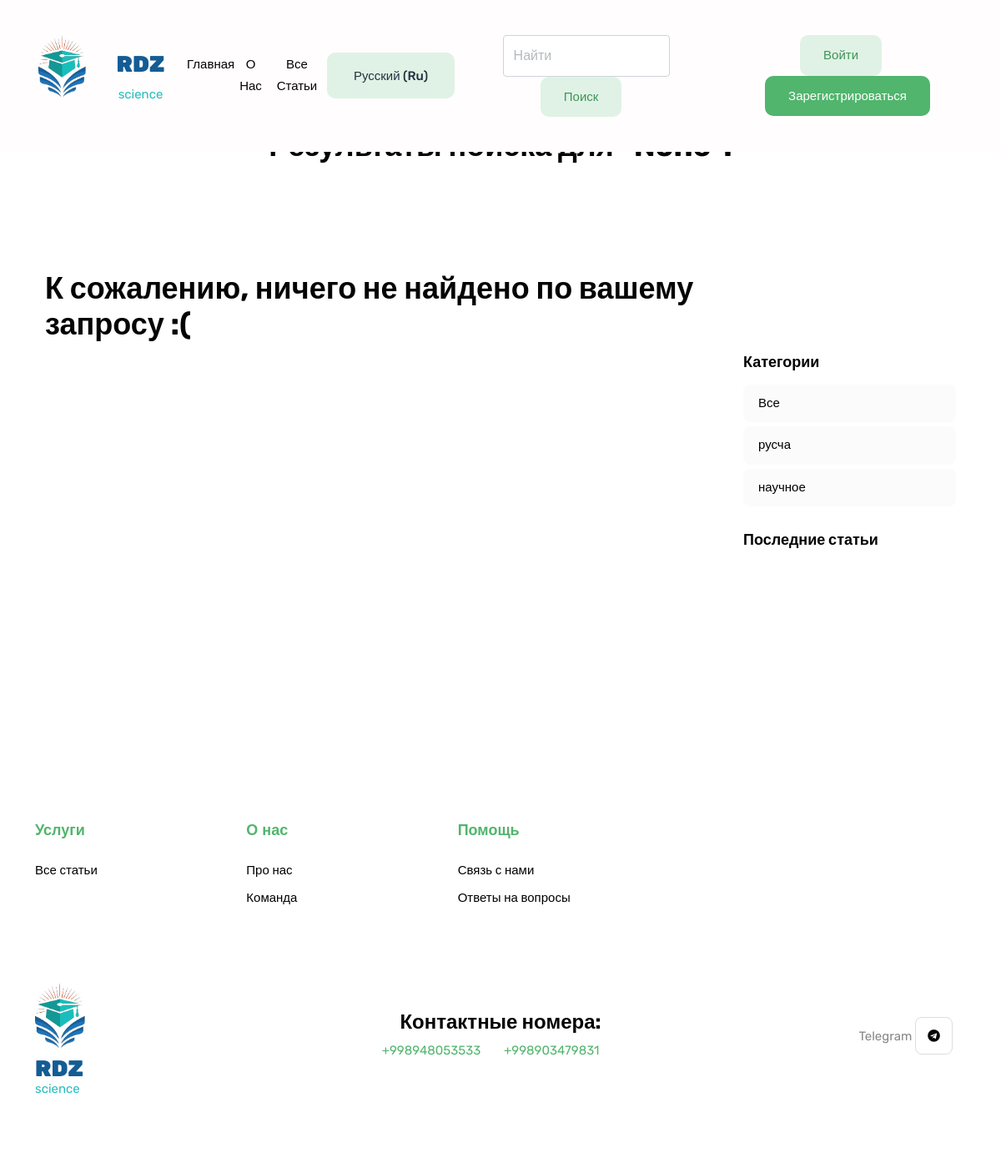
The page /search_result/ on the database as committed earlier.
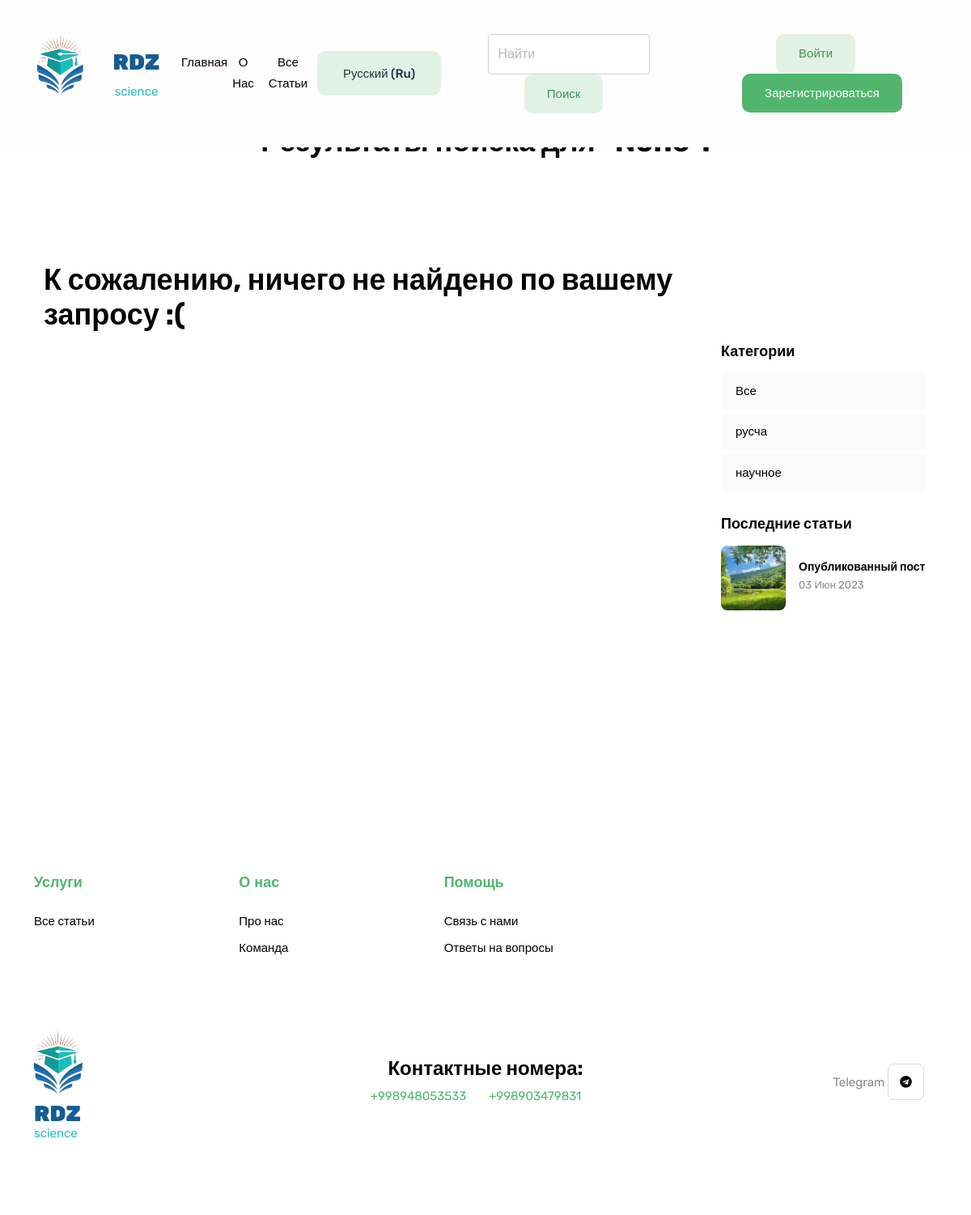
The same page on the database as committed later.
### app/models.py (models this page shows, shortened)
class Category(models.Model):
    name = models.CharField(max_length=50)
    slug = models.SlugField(unique=True, null=True)
    class Meta:
        verbose_name = 'Категория'
        verbose_name_plural = 'Категории'

class Blog(models.Model):
    created_at = models.DateTimeField(auto_now_add=True)
    title = models.CharField(max_length=500, verbose_name='Название')
    description = RichTextField('Описание')
    user = models.ForeignKey(User, on_delete=models.CASCADE, related_name='blogs', verbose_name='Пользователь', null=True)
    category = models.ForeignKey('Category', on_delete=models.CASCADE, related_name='blogs', verbose_name='Категория', null=True)
    file = models.FileField(upload_to='files/', blank=True, verbose_name='Файл для скачивания(pdf)')
    views_count = models.PositiveIntegerField(default=0)
    approved = models.BooleanField(default=False, verbose_name='Подтверждено')
    class Meta:
        verbose_name = 'Статья'
        verbose_name_plural = 'Статьи'

class MultipleImage(models.Model):
    blog = models.ForeignKey(Blog, on_delete=models.CASCADE, related_name='images', verbose_name='Блог')
    image = models.ImageField(upload_to='blog_photos/', verbose_name='Изображение')
    delete_image = models.BooleanField(default=False)
    class Meta:
        verbose_name = 'Изображение'
        verbose_name_plural = 'Изображения'

### app/views.py (the view)
# urls.py: path('search_result/', search_result, name='search_result'),
def search_result(request):
    query = request.GET.get('search')
    if query:
        current_language = mt_settings.DEFAULT_LANGUAGE
        blogs = Blog.objects.filter(approved=True).filter(
            Q(**{'title_%s__icontains' % current_language: query}) |
            Q(**{'description_%s__icontains' % current_language: query})
        ).order_by('-created_at')
        p = Paginator(blogs, 6, orphans=0, allow_empty_first_page=True)
        page = request.GET.get('page')
        pages = p.get_page(page)
        nums = pages.paginator.get_elided_page_range(number=pages.number, on_each_side=2, on_ends=1)
    else:
        blogs = Blog.objects.filter(approved=True)
        pages = None
        nums = None
    categories = Category.objects.all()
    latest_blogs = Blog.objects.filter(approved=True).order_by('-created_at')[:3]
    context = {
        'blogs': blogs,
        'query': query,
        'categories': categories,
        'pages': pages,
        'nums': nums,
        'latest_blogs': latest_blogs
    }
    return render(request, 'search_result.html', context)

### app/context_processors.py (called while the page is built)
def languages(request):
    return {
        'LANGUAGES': settings.LANGUAGES,
        'LANGUAGE_CODE': request.LANGUAGE_CODE,
    }

### app/templates/search_result.html (shortened to what this page needs)
{% extends 'base.html' %}
{% load static %}
{% load i18n %}
{% load bleach_tags %}
{% block content %}
<br><br><br>
<div class="container">
    <div class="text-center">
      {% if query != '' %}
          <h2 class="">{% trans 'Результаты поиска для'%} "{{ query }}":</h2>
        {% endif %}
    </div>
  <section class="section">
    <div class="container">
      <div class="row">
        <div class="col-lg-9">
          <div class="me-lg-4">
            <div class="row gy-5">
              {% if pages %}
                {% for blog in pages %}
                <div class="col-md-6" data-aos="fade">
                  <article class="blog-post">
                    <div class="post-slider slider-sm rounded">
                      {% if blog.images.exists %}
                      {% for image in blog.images.all %}
                      <a href="{% url 'blog_detail' pk=blog.pk %}">
                        <img loading="lazy" decoding="async" class="blog-image"
                          src="{{ image.image.url }}" alt="image">
                      </a>
                      {% endfor %}
                      {% else %}
                      <a href="{% url 'blog_detail' pk=blog.pk %}">
                        <img loading="lazy" decoding="async" class="blog-image"
                          src="https://image.winudf.com/v2/image/bWUud2FsbHBhcGEubmF0dXJlX3NjcmVlbl8zXzE1MzIzNzgxNjFfMDIw/screen-3.jpg?fakeurl=1&type=.jpg" alt="image">
                      </a>
                      {% endif %}
                    </div>
                    <div class="pt-4">
                      <p class="mb-3">{{ blog.created_at | date:'d M Y' }}</p>
                      <h2 class="h4"><a class="text-black" style="word-break: break-all;"
                          href="{% url 'blog_detail' pk=blog.pk %}">{{blog.title |truncatechars:50 }}</a>
                      </h2>
                      <p style="white-space: pre-wrap; word-break: break-all;">{{ blog.description | bleach_clean:50 | safe }}</p>
                      <a href="{% url 'blog_detail' pk=blog.pk %}" class="btn btn-outline-primary fw-bold" aria-label="Read the full article by clicking here">{% trans 'Подробнее' %}</a>
                    </div>
                  </article>
                </div>
                {% endfor %}
              {% else %}
              <h2>{% trans 'К сожалению, ничего не найдено по вашему запросу' %} :(</h2>
              <br><br><br><br>
              {% endif %}
            </div>
          </div>
        </div>
        <div class="col-lg-3">
          <div class="widget widget-categories" style="margin-top:100px;">
            <h5 class="widget-title"><span>{% trans 'Категории' %}</span></h5>
            <ul class="list-unstyled widget-list">
              <li {% if not current_category_slug %}class="active" {% endif %}>
                <a href="{% url 'blogs' %}">{% trans 'Все' %}</a>
              </li>
              {% for cat in categories %}
              <li {% if current_category_slug == cat.slug %}class="active" {% endif %}>
                <a href="{% url 'blogs_by_category' cat.slug %}">{{cat.name}}</a>
              </li>
              {% endfor %}
            </ul>
          </div>
          <div class="widget">
            <h5 class="widget-title"><span>{% trans 'Последние статьи' %}</span></h5>
            {% for blog in latest_blogs %}
            <ul class="list-unstyled widget-list">
              <li class="d-flex widget-post align-items-center">
                <a class="text-black" href="{% url 'blog_detail' pk=blog.pk %}">
                  <div class="widget-post-image flex-shrink-0 me-3">
										{% if blog.images.exists %}
										<img class="rounded" loading="lazy" decoding="async" src="{{ blog.images.first.image.url }}"
											alt="Post Thumbnail">
										{% else %}
										<img class="rounded" loading="lazy" decoding="async" src="https://image.winudf.com/v2/image/bWUud2FsbHBhcGEubmF0dXJlX3NjcmVlbl8zXzE1MzIzNzgxNjFfMDIw/screen-3.jpg?fakeurl=1&type=.jpg"
											alt="Post Thumbnail">
										{% endif %}
									</div>
                </a>
                <div class="flex-grow-1">
                  <h5 class="h6 mb-0"><a class="text-black" style="word-break: break-all;"
                      href="{% url 'blog_detail' pk=blog.pk %}">{{blog.title |truncatechars:50 }}</a></h5>
                  <small>{{ blog.created_at | date:'d M Y' }}</small>
                </div>
              </li>
            </ul>
            {% endfor %}
          </div>
        </div>
      </div>
    </div>
  </section>
</div>
<br><br><br>
{% endblock %}

### app/templates/base.html (shortened to what this page needs)
{% load static %}
{% load i18n %}
<!DOCTYPE html>
<html>
<head>
    <link rel="stylesheet" href="{% static 'plugins/slick/slick.css' %}">
    <link rel="stylesheet" href="{% static 'plugins/font-awesome/fontawesome.min.css' %}">
    <link rel="stylesheet" href="{% static 'plugins/font-awesome/brands.css' %}">
    <link rel="stylesheet" href="{% static 'plugins/font-awesome/solid.css' %}">
    <link rel="stylesheet" href="{% static 'css/style.css' %}">
</head>
<body>
    <header class="navigation bg-tertiary  ">
        <nav class="navbar navbar-expand-xl navbar-light text-center py-3 fixed-top" style="background-color: rgb(255, 253, 253);">
            <div class="container">
                <a class="navbar-brand" style="margin:-20px 10px 0 4px ;" href="{% url 'home'%}">
                    <img loading="prelaod" decoding="async" class="img-fluid"  width="60"
                        src="{% static 'images/logordz.png' %}" alt="Wallet">
                </a>
                <div>
                    <a href="{% url 'home'%}">
                    <span style="color:#145c94;font-weight: 900; font-size:27px;">RDZ </span>
                    <span style="color:#28bdbe;">science</span>
               </a>
            </div>
                <div class="collapse navbar-collapse" id="navbarSupportedContent">
                    <ul class="navbar-nav mx-auto mb-2 mb-lg-0">
                        <li class="nav-item"> <a class="nav-link" href="{% url 'home'%}">{% trans 'Главная' %}</a>
                        </li>
                        <li class="nav-item "> <a class="nav-link" href="#ab">{% trans 'О нас'%}</a>
                        </li>
                        <li class="nav-item "> <a class="nav-link" href="{% url 'blogs' %}">{% trans 'Все статьи' %}</a>
                        </li>
                    </ul>
                    <form action="{% url 'set_language' %}" method="POST">
                      <select name="language" class="form-control btn btn-outline-primary" onchange="this.form.submit()">
                            {% get_language_info_list for LANGUAGES as languages %}
                            {% for language in languages %}
                            <div class="dropdown-menu">
                                <option value="{{ language.code }}" class="dropdown-item" {% if language.code == request.LANGUAGE_CODE %}selected{% endif %}>
                                   {{ language.name_local }} ({{ language.code }})
                                </option>
                            </div>
                            {% endfor %}
                        </select>
                    </form>
                    <form method="GET" action="{% url 'search_result' %}">
                        <br>
                            <input class="form-control me-2" type="search" name="search"  placeholder="{% trans 'Найти' %}"
                                style="width:200px; height: 50px; margin-left:10px;display: inline;" aria-label="Search" value="{{ request.GET.search }}">
                        <button class="btn btn-outline-primary" type="submit" style="margin-right:10px;">{% trans 'Поиск' %}</button>
                        <br><br>
                    </form>
                    {% if request.user.is_authenticated %}
                    <ul class="navbar-nav ">
                        <li class="nav-item dropdown"> <a class="nav-link dropdown-toggle" href="#" id="navbarDropdown"
                                role="button" data-bs-toggle="dropdown" aria-expanded="false">{{ user.username }}</a>
                            <ul class="dropdown-menu" aria-labelledby="navbarDropdown">
                                <li><a class="dropdown-item " href="{% url 'user' username=user.username %}">{% trans 'Профиль' %}</a>
                                </li>
                                <li><a class="dropdown-item " href="{% url 'add_post' %}">{% trans 'Добавить статью' %}</a>
                                </li>
                                <li><a class="dropdown-item text-danger" href="{% url 'logout' %}">{% trans 'Выйти' %}</a>
                                </li>
                            </ul>
                        </li>
                    </ul>
                    {% else %}
                    <div>
                        <a href="{% url 'login' %}" class="btn btn-outline-primary">{% trans 'Войти' %}</a>
                        <a href="{% url 'register' %}" class="btn btn-primary ms-2 ms-lg-3">{% trans 'Зарегистрироваться' %}</a>
                    </div>
                    {% endif %}
                </div>
            </div>
        </nav>
    </header>
    <br><br><br>
    {% block content %}
    {% endblock %}
    <footer class="section-sm  "  style="background-color: white;">
        <div class="container " >
            <div class="row justify-content-between" >
                <div class="col-lg-2 col-md-4 col-6 mb-4">
                    <div class="footer-widget">
                        <h5 class="mb-4 text-primary font-secondary">{% trans 'Услуги' %}</h5>
                        <ul class="list-unstyled">
                            <li class="mb-2"><a href="{% url 'blogs' %}">{% trans 'Все статьи' %}</a>
                            </li>
                        </ul>
                    </div>
                </div>
                <div class="col-lg-2 col-md-4 col-6 mb-4">
                    <div class="footer-widget">
                        <h5 class="mb-4 text-primary font-secondary">{% trans 'О нас' %}</h5>
                        <ul class="list-unstyled">
                            <li class="mb-2"><a href="#ab">{% trans 'Про нас' %}</a>
                            </li>
                            <li class="mb-2"><a href="#team">{% trans 'Команда' %}</a>
                            </li>
                        </ul>
                    </div>
                </div>
                <div class="col-lg-2 col-md-4 col-6 mb-4">
                    <div class="footer-widget">
                        <h5 class="mb-4 text-primary font-secondary">{% trans 'Помощь' %}</h5>
                        <ul class="list-unstyled">
                            <li class="mb-2"><a href="#con">{% trans 'Связь с нами' %}</a>
                            </li>
                            <li class="mb-2"><a href="#con">{% trans 'Ответы на вопросы' %}</a>
                            </li>
                        </ul>
                    </div>
                </div>
                <div class="col-lg-4 col-md-12 newsletter-form">
                    <div style="background-color: white; padding: 35px;">
                    </div>
                </div>
            </div>
            <div class="row align-items-center mt-5 text-center text-md-start">
                <div class="col-lg-4">
                    <a href="/">
                        <img loading="prelaod" decoding="async" class="img-fluid" width="60"
                            src="{% static 'images/logordz.png' %}"  alt="Wallet">
                    </a>
                    <div>
                    <div style="color:#145c94;font-weight: 900; font-size:27px;">RDZ</div>
                    <div style="color:#28bdbe;line-height:1px;">science</div>
                    </div>
                </div>
                <div class="col-lg-4 col-md-6 mt-4 mt-lg-0">
                    <div class="text-center">
                        <h3>{% trans 'Контактные номера:' %}
                        </h3>
                    </div>
                    <ul class="list-unstyled list-inline mb-0 text-lg-center">
                        <li class="list-inline-item me-4"><a href="tel:+998948053533">+998948053533</a>
                        </li>
                        <li class="list-inline-item me-4"><a href="tel:++998903479831 ">+998903479831 </a>
                        </li>
                    </ul>
                </div>
                <div class="col-lg-4 col-md-6 text-md-end mt-4 mt-md-0">
                    <ul class="list-unstyled list-inline mb-0 social-icons">
                     Telegram   <li class="list-inline-item me-3"><a title="Explorer Telegram Profile" class="text-black"
                                href="https://t.me/IJST_2023"><i class="fab fa-telegram"></i></a>
                        </li>
                    </ul>
                </div>
            </div>
        </div>
    </footer>
</body>
</html>

Rows that differ between the two databases and show on the page:
added Blog: images.first.image (picture), title "Опубликованный пост", created_at "03 Июн 2023"
